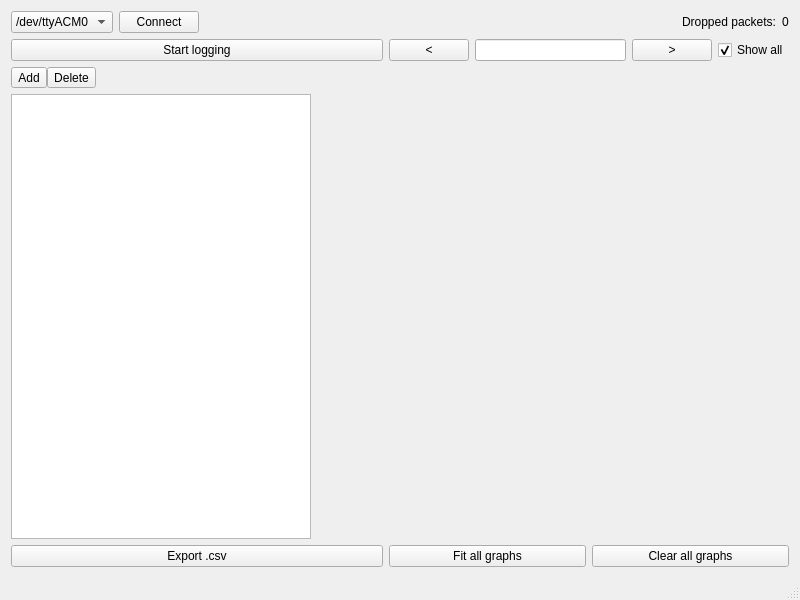
<?xml version="1.0" encoding="UTF-8"?>
<ui version="4.0">
 <class>WaxQt</class>
 <widget class="QMainWindow" name="WaxQt">
  <property name="geometry">
   <rect>
    <x>0</x>
    <y>0</y>
    <width>800</width>
    <height>600</height>
   </rect>
  </property>
  <property name="windowTitle">
   <string>WaxQt</string>
  </property>
  <widget class="QWidget" name="centralWidget">
   <layout class="QGridLayout" name="gridLayout">
    <item row="0" column="0">
     <layout class="QVBoxLayout" name="verticalLayout" stretch="0,0">
      <property name="sizeConstraint">
       <enum>QLayout::SetDefaultConstraint</enum>
      </property>
      <item>
       <layout class="QHBoxLayout" name="horizontalLayout" stretch="0,0,0,0,0">
        <property name="sizeConstraint">
         <enum>QLayout::SetNoConstraint</enum>
        </property>
        <item>
         <widget class="QComboBox" name="deviceBox">
          <item>
           <property name="text">
            <string>/dev/ttyACM0</string>
           </property>
          </item>
          <item>
           <property name="text">
            <string>/dev/ttyACM1</string>
           </property>
          </item>
         </widget>
        </item>
        <item alignment="Qt::AlignLeft">
         <widget class="QPushButton" name="connectPath">
          <property name="text">
           <string>Connect</string>
          </property>
         </widget>
        </item>
        <item>
         <spacer name="horizontalSpacer_2">
          <property name="orientation">
           <enum>Qt::Horizontal</enum>
          </property>
          <property name="sizeHint" stdset="0">
           <size>
            <width>40</width>
            <height>20</height>
           </size>
          </property>
         </spacer>
        </item>
        <item>
         <widget class="QLabel" name="label">
          <property name="text">
           <string>Dropped packets:</string>
          </property>
         </widget>
        </item>
        <item>
         <widget class="QLabel" name="droppedPackets">
          <property name="text">
           <string>0</string>
          </property>
         </widget>
        </item>
       </layout>
      </item>
      <item>
       <layout class="QHBoxLayout" name="horizontalLayout_4">
        <item>
         <layout class="QVBoxLayout" name="verticalLayout_3">
          <item>
           <widget class="QPushButton" name="startLogging">
            <property name="text">
             <string>Start logging</string>
            </property>
           </widget>
          </item>
          <item>
           <layout class="QHBoxLayout" name="horizontalLayout_5">
            <property name="spacing">
             <number>0</number>
            </property>
            <property name="sizeConstraint">
             <enum>QLayout::SetMinimumSize</enum>
            </property>
            <item>
             <widget class="QToolButton" name="addButton">
              <property name="text">
               <string>Add</string>
              </property>
             </widget>
            </item>
            <item>
             <widget class="QToolButton" name="deleteButton">
              <property name="text">
               <string>Delete</string>
              </property>
             </widget>
            </item>
            <item>
             <spacer name="horizontalSpacer">
              <property name="orientation">
               <enum>Qt::Horizontal</enum>
              </property>
              <property name="sizeHint" stdset="0">
               <size>
                <width>40</width>
                <height>20</height>
               </size>
              </property>
             </spacer>
            </item>
           </layout>
          </item>
          <item>
           <widget class="QTableView" name="tableView">
            <property name="minimumSize">
             <size>
              <width>0</width>
              <height>0</height>
             </size>
            </property>
            <property name="maximumSize">
             <size>
              <width>300</width>
              <height>16777215</height>
             </size>
            </property>
           </widget>
          </item>
          <item>
           <widget class="QPushButton" name="exportRecordings">
            <property name="text">
             <string>Export .csv</string>
            </property>
           </widget>
          </item>
         </layout>
        </item>
        <item>
         <layout class="QVBoxLayout" name="verticalLayout_2">
          <item>
           <layout class="QHBoxLayout" name="horizontalLayout_3">
            <item>
             <widget class="QPushButton" name="prevRec">
              <property name="text">
               <string>&lt;</string>
              </property>
             </widget>
            </item>
            <item>
             <widget class="QLineEdit" name="currentRec">
              <property name="readOnly">
               <bool>true</bool>
              </property>
             </widget>
            </item>
            <item>
             <widget class="QPushButton" name="nextRec">
              <property name="text">
               <string>&gt;</string>
              </property>
             </widget>
            </item>
            <item>
             <widget class="QCheckBox" name="showAll">
              <property name="text">
               <string>Show all</string>
              </property>
              <property name="checked">
               <bool>true</bool>
              </property>
             </widget>
            </item>
           </layout>
          </item>
          <item>
           <widget class="QCustomPlot" name="graphX" native="true">
            <property name="minimumSize">
             <size>
              <width>400</width>
              <height>30</height>
             </size>
            </property>
           </widget>
          </item>
          <item>
           <widget class="QCustomPlot" name="graphY" native="true">
            <property name="minimumSize">
             <size>
              <width>200</width>
              <height>30</height>
             </size>
            </property>
           </widget>
          </item>
          <item>
           <widget class="QCustomPlot" name="graphZ" native="true"/>
          </item>
          <item>
           <layout class="QHBoxLayout" name="horizontalLayout_2">
            <item>
             <widget class="QPushButton" name="fitGraphs">
              <property name="text">
               <string>Fit all graphs</string>
              </property>
             </widget>
            </item>
            <item>
             <widget class="QPushButton" name="clearGraphs">
              <property name="text">
               <string>Clear all graphs</string>
              </property>
             </widget>
            </item>
           </layout>
          </item>
         </layout>
        </item>
       </layout>
      </item>
     </layout>
    </item>
   </layout>
  </widget>
  <widget class="QStatusBar" name="statusBar"/>
  <action name="actionDevicesNew">
   <property name="text">
    <string>New</string>
   </property>
  </action>
  <action name="actionDevicesManage">
   <property name="text">
    <string>Manage</string>
   </property>
  </action>
  <action name="actionDevicesList">
   <property name="text">
    <string>List</string>
   </property>
  </action>
  <action name="actionExport_tsv">
   <property name="text">
    <string>Export .tsv</string>
   </property>
  </action>
 </widget>
 <layoutdefault spacing="6" margin="11"/>
 <customwidgets>
  <customwidget>
   <class>QCustomPlot</class>
   <extends>QWidget</extends>
   <header>qcustomplot.h</header>
   <container>1</container>
  </customwidget>
 </customwidgets>
 <resources/>
 <connections/>
 <slots>
  <slot>on_actionDevicesList_triggered()</slot>
  <slot>on_deviceConnect_clicked()</slot>
 </slots>
</ui>
